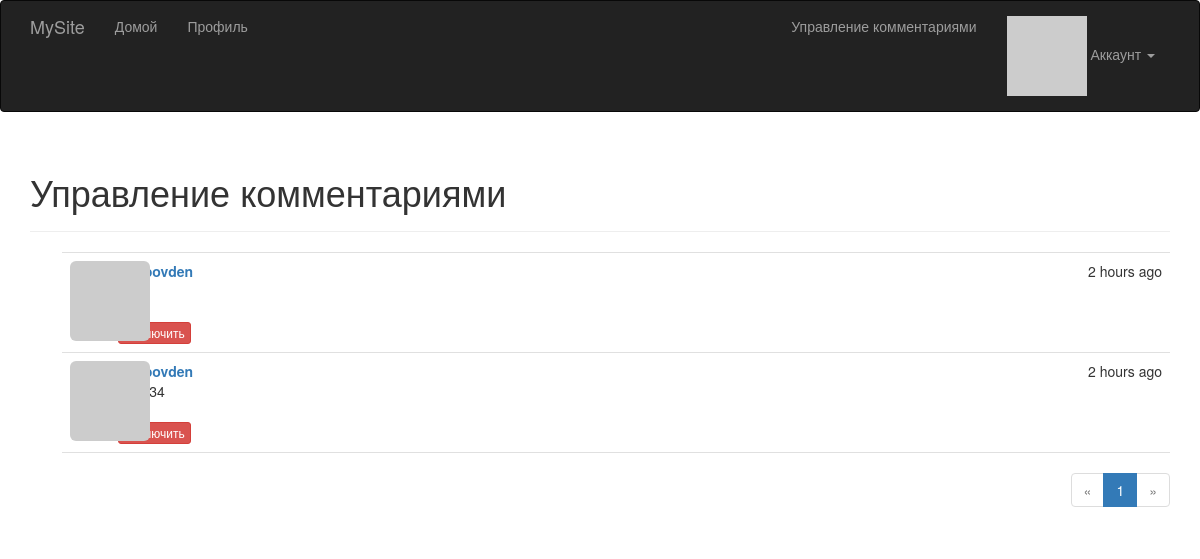
Screenshot of /moderate (signed in) with the database file from the repository.
### app/models.py (models this page shows, shortened)
class Comment(db.Model):
    __tablename__ = 'comments'
    id = db.Column(db.Integer, primary_key=True)
    body = db.Column(db.Text)
    body_html = db.Column(db.Text)
    timestamp = db.Column(db.DateTime, index=True, default=datetime.utcnow)
    disabled = db.Column(db.Boolean)
    author_id = db.Column(db.Integer, db.ForeignKey('users.id'))
    post_id = db.Column(db.Integer, db.ForeignKey('posts.id'))

class User(UserMixin, db.Model):
    __tablename__ = 'users'
    id = db.Column(db.Integer, primary_key=True)
    email = db.Column(db.String(64), unique=True, index=True)
    username = db.Column(db.String(64), unique=True, index=True)
    role_id = db.Column(db.Integer, db.ForeignKey('roles.id'))
    password_hash = db.Column(db.String(128))
    confirmed = db.Column(db.Boolean, default=False)
    name = db.Column(db.String(64))
    location = db.Column(db.String(64))
    about_me = db.Column(db.Text())
    member_since = db.Column(db.DateTime(), default=datetime.utcnow)
    last_seen = db.Column(db.DateTime(), default=datetime.utcnow)
    avatar_hash = db.Column(db.String(32))
    posts = db.relationship('Post', backref='author', lazy='dynamic')
    followed = db.relationship('Follow',
                               foreign_keys=[Follow.follower_id],
                               backref=db.backref('follower', lazy='joined'),
                               lazy='dynamic',
                               cascade='all, delete-orphan')
    followers = db.relationship('Follow',
                                foreign_keys=[Follow.followed_id],
                                backref=db.backref('followed', lazy='joined'),
                                lazy='dynamic',
                                cascade='all, delete-orphan')
    comments = db.relationship('Comment', backref='author', lazy='dynamic')
    @property
    def password(self):
        raise AttributeError('password is not a readable attribute')
    def can(self, perm):
        return self.role is not None and self.role.has_permission(perm)
    def ping(self):
        self.last_seen = datetime.utcnow()
        db.session.add(self)
    def gravatar(self, size=100, default='identicon', rating='g'):
        url = 'https://secure.gravatar.com/avatar'
        hash = self.avatar_hash or self.gravatar_hash()
        return '{url}/{hash}?s={size}&d={default}&r={rating}'.format(
            url=url, hash=hash, size=size, default=default, rating=rating)

### app/main/views.py (the view)
@main.route('/moderate')
@login_required
@permission_required(Permission.MODERATE)
def moderate():
    page = request.args.get('page', 1, type=int)
    pagination = Comment.query.order_by(Comment.timestamp.desc()).paginate(
        page, per_page=current_app.config['FLASKY_COMMENTS_PER_PAGE'],
        error_out=False)
    comments = pagination.items
    return render_template('moderate.html', comments=comments,
                           pagination=pagination, page=page)

### app/auth/views.py (called while the page is built)
@auth.before_app_request
def before_request():
    if current_user.is_authenticated:
        current_user.ping()
        if not current_user.confirmed \
                and request.endpoint \
                and request.blueprint != 'auth' \
                and request.endpoint != 'static':
            return redirect(url_for('auth.unconfirmed'))

### app/main/__init__.py (called while the page is built)
@main.app_context_processor
def inject_permissions():
    return dict(Permission=Permission)

### app/models.py (called while the page is built)
@login_manager.user_loader
def load_user(user_id):
    return User.query.get(int(user_id))

    def has_permission(self, perm):
        return self.permissions & perm == perm

### app/templates/moderate.html (shortened to what this page needs)
{% extends "base.html" %}
{% import "_macros.html" as macros %}
{% block page_content %}
<div class="page-header">
    <h1>Управление комментариями</h1>
</div>
{% set moderate = True %}
{% include '_comments.html' %}
{% if pagination %}
<div class="pagination">
    {{ macros.pagination_widget(pagination, '.moderate') }}
</div>
{% endif %}
{% endblock %}

### app/templates/_comments.html (shortened to what this page needs)
<ul class="comments">
    {% for comment in comments %}
    <li class="comment">
        <div class="comment-thumbnail">
            <a href="{{ url_for('.user', username=comment.author.username) }}">
                <img class="img-rounded profile-thumbnail" src="{{ comment.author.gravatar(size=40) }}">
            </a>
        </div>
        <div class="comment-content">
            <div class="comment-date">{{ moment(comment.timestamp).fromNow() }}</div>
            <div class="comment-author"><a href="{{ url_for('.user', username=comment.author.username) }}">{{ comment.author.username }}</a></div>
            <div class="comment-body">
            </div>
            {% if moderate %}
                <br>
                {% if comment.disabled %}
                <a class="btn btn-default btn-xs" href="{{ url_for('.moderate_enable', id=comment.id, page=page) }}">Включить</a>
                {% else %}
                <a class="btn btn-danger btn-xs" href="{{ url_for('.moderate_disable', id=comment.id, page=page) }}">Отключить</a>
                {% endif %}
            {% endif %}
        </div>
    </li>
    {% endfor %}
</ul>

### app/static/styles.css (style rules this page uses)
.profile-thumbnail { position: absolute; }
ul.comments { list-style-type: none; padding: 0px; margin: 16px 0px 0px 0px; }
ul.comments li.comment { margin-left: 32px; padding: 8px; border-bottom: 1px solid #e0e0e0; }
ul.comments li.comment:nth-child(1) { border-top: 1px solid #e0e0e0; }
div.comment-date { float: right; }
div.comment-author { font-weight: bold; }
div.comment-thumbnail { position: absolute; }
div.comment-content { margin-left: 48px; min-height: 48px; }
div.pagination { width: 100%; text-align: right; padding: 0px; margin: 0px; }

### rows the page displays
Comment: timestamp "2 hours ago", author.username "tulupovden"
Comment: timestamp "2 hours ago", author.username "tulupovden"

### other values shown
{{ p }} "1"
